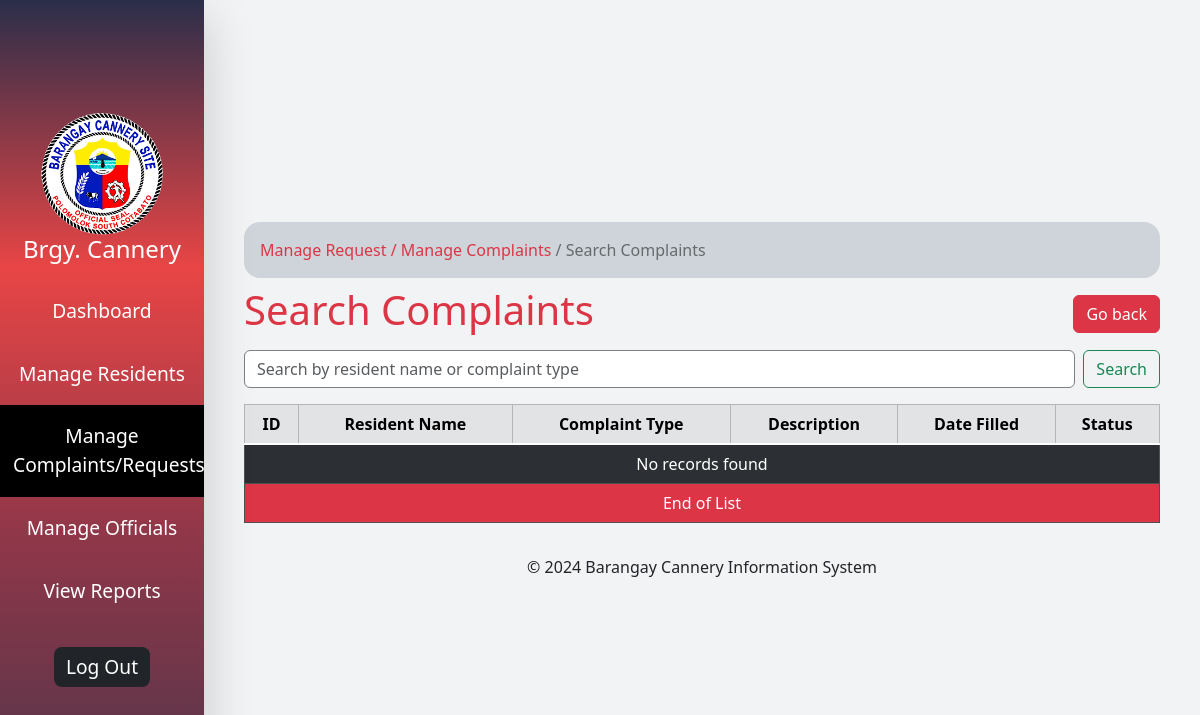
The app's page /search_complaints.php (signed in), older data.
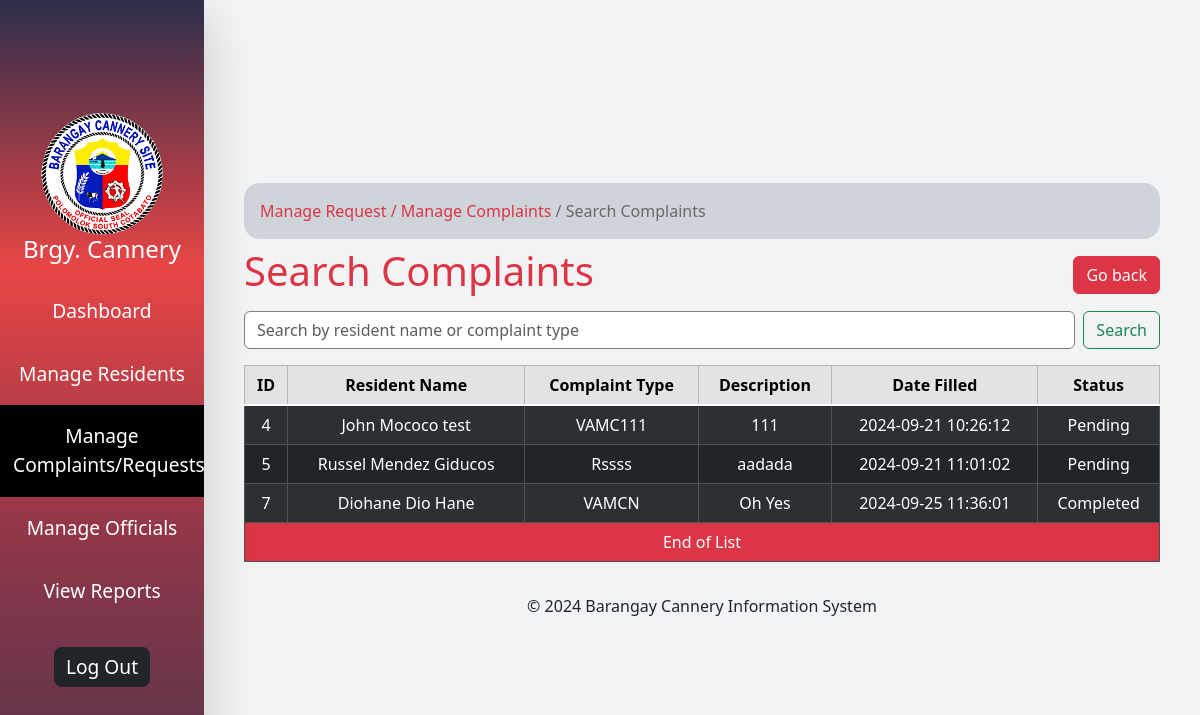
The same page, newer data.
### tables this page shows
CREATE TABLE `complaints` (
  `com_id` int(11) NOT NULL,
  `resident_name` varchar(100) NOT NULL,
  `complaint_type` varchar(100) NOT NULL,
  `description` text NOT NULL,
  `date_filled` datetime DEFAULT current_timestamp(),
  `status` enum('Pending','Completed') NOT NULL DEFAULT 'Pending'
);

### search_complaints.php (the view, shortened to what this page needs)
<?php require "includes/connection.php" ?>
<?php
if (isset($_GET['search'])) {
  $search_query = filter_input(INPUT_GET, "search", FILTER_SANITIZE_SPECIAL_CHARS);
  $sql = "SELECT * FROM complaints WHERE resident_name LIKE '%$search_query%' OR complaint_type LIKE '%$search_query%'";
  $result = $conn->query($sql);
} else {
  $sql  = "SELECT * FROM complaints";
  $result = $conn->query($sql);
}
?>
<!DOCTYPE html>
<html lang="en">
<head>
</head>
<body class="d-flex">
  <?php include "includes/sidebar.php" ?>
  <div class="min-vh-100 p-3" style="width: 83%">
    <div class="container-md h-100 d-flex align-items-center justify-content-center flex-column">
      <div class="container-fluid">
        <div id="directory_link" class="p-3 rounded-4 mt-3 bg-dark-subtle ">
          <a href="manage_com.php" class="text-danger text-decoration-none">Manage Request /</a>
          <a href="manage_complaints.php" class="text-danger text-decoration-none">Manage Complaints</a>
          <a href="search_complaints.php" class="text-decoration-none text-black-50">/ Search Complaints</a>
        </div>
        <div class="d-flex align-items-center my-2 justify-content-between">
          <h1 class="text-danger">Search Complaints</h1>
          <a href="manage_complaints.php" class="btn btn-danger">Go back</a>
        </div>
        <form class="d-flex gap-2" action="<?php echo htmlspecialchars($_SERVER['PHP_SELF']) ?>" method="GET">
          <input class="form-control" name="search" id="search" type="text" placeholder="Search by resident name or complaint type" style="border: 1px solid gray" />
          <button class="btn btn-outline-success" type="submit">
            Search
          </button>
        </form>
        <div class="table-responsive my-3" id="main-table">
          <table class="table table-dark table-striped table-hover table-bordered text-center align-middle">
            <thead class="table-secondary">
              <tr>
                <th class="text-nowrap">ID</th>
                <th class="text-nowrap">Resident Name</th>
                <th class="text-nowrap">Complaint Type</th>
                <th class="text-nowrap">Description</th>
                <th class="text-nowrap">Date Filled</th>
                <th class="text-nowrap">Status</th>
              </tr>
            </thead>
            <tbody class="table-group-divider">
              <?php
              if ($result->num_rows > 0) {
                while ($row = $result->fetch_assoc()) {
                  echo '<tr class="h-100">';
                  echo '<td>' . $row["com_id"] . "</td>";
                  echo '<td>' . $row["resident_name"] . "</td>";
                  echo '<td>' . $row["complaint_type"] . "</td>";
                  echo '<td>' . $row["description"] . "</td>";
                  echo '<td>' . $row["date_filled"] . "</td>";
                  echo '<td>' . $row["status"] . "</td>";
                }
              } else {
                echo "<tr><td colspan = '6'> No records found </td></tr>";
              }
              ?>
            </tbody>
            <tfoot>
              <tr>
                <td colspan="6" class="text-bg-danger">End of List</td>
              </tr>
            </tfoot>
          </table>
        </div>
      </div>
      <div class="text-center">
        <p>&copy; 2024 Barangay Cannery Information System</p>
      </div>
    </div>
  </div>
</body>
</html>

Row changes from the older to the newer data that the page shows:
added complaints: com_id "4", resident_name "John Mococo test", complaint_type "VAMC111", description "111", date_filled "2024-09-21 10:26:12", status "Pending"
added complaints: com_id "5", resident_name "Russel Mendez Giducos", complaint_type "Rssss", description "aadada", date_filled "2024-09-21 11:01:02", status "Pending"
added complaints: com_id "7", resident_name "Diohane Dio Hane", complaint_type "VAMCN", description "Oh Yes", date_filled "2024-09-25 11:36:01", status "Completed"
Text that changed along with them:
text no longer shown: "No records found"
